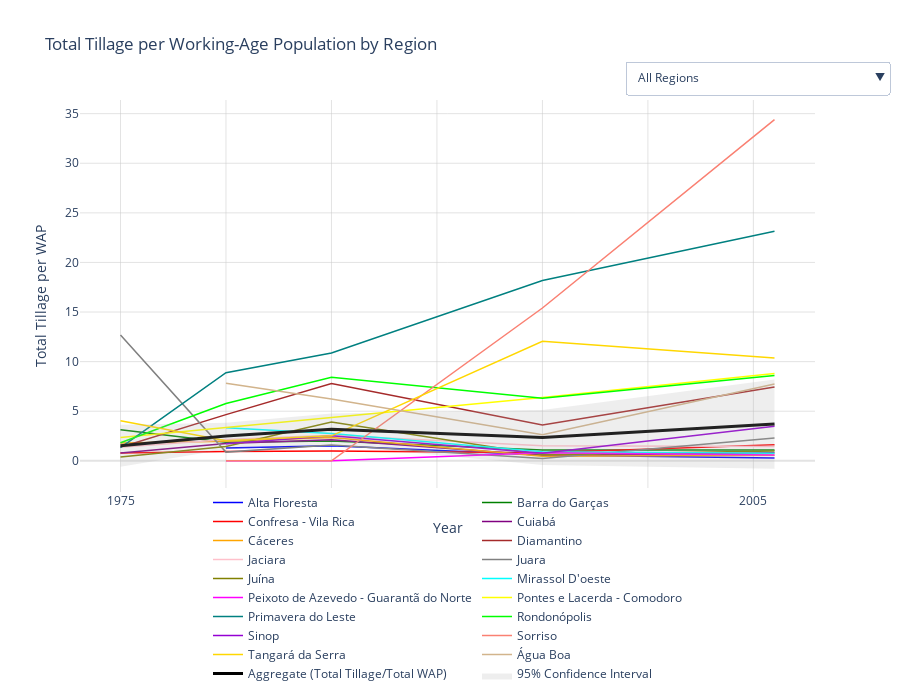

Notebook source saved alongside this figure:
### Code cell
import plotly.graph_objects as go
import numpy as np
from scipy import stats

# Calculate Tillage per PIA
grouped_df['Tillage_per_PIA'] = grouped_df['Total Tillage'] / grouped_df['PIA'].replace(0, np.nan)

# Calculate Aggregate
annual_totals = grouped_df.groupby('Ano').agg({
    'Total Tillage': 'sum',
    'PIA': 'sum'
}).reset_index()
annual_totals['Aggregate_Tillage_per_PIA'] = annual_totals['Total Tillage'] / annual_totals['PIA']

# Calculate confidence intervals
conf_intervals = []
for year in annual_totals['Ano']:
    year_data = grouped_df[grouped_df['Ano'] == year]['Tillage_per_PIA'].dropna()
    n = len(year_data)
    
    if n > 1:
        se = stats.sem(year_data)
        ci = se * stats.t.ppf((1 + 0.95) / 2, n-1)
    else:
        ci = np.mean([c for c in conf_intervals if not np.isnan(c)]) if conf_intervals else 0.2 * year_data.iloc[0] if not year_data.empty else 0
    conf_intervals.append(ci)

annual_totals['Confidence_Interval'] = conf_intervals

# Create interactive plot
fig = go.Figure()

# Store all traces
all_traces = []

# Add region traces (no markers)
for region in sorted(grouped_df['Região imediata'].unique()):
    region_data = grouped_df[grouped_df['Região imediata'] == region].dropna(subset=['Tillage_per_PIA'])
    color, _ = region_styles.get(region, ('gray', 'circle'))
    
    trace = go.Scatter(
        x=region_data['Ano'],
        y=region_data['Tillage_per_PIA'],
        mode='lines',
        name=region,
        line=dict(color=color, width=1.5),
        hovertemplate='<b>%{text}</b><br>Year: %{x}<br>Tillage/WAP: %{y:.2f}<extra></extra>',
        text=[region]*len(region_data),
        visible=True
    )
    all_traces.append(trace)

# Add aggregate trace
aggregate_trace = go.Scatter(
    x=annual_totals['Ano'],
    y=annual_totals['Aggregate_Tillage_per_PIA'],
    mode='lines',
    name='Aggregate (Total Tillage/Total WAP)',
    line=dict(color='black', width=3),
    hovertemplate='<b>Aggregate</b><br>Year: %{x}<br>Tillage/WAP: %{y:.2f}<extra></extra>',
    visible=True
)
all_traces.append(aggregate_trace)

# Add confidence interval
confidence_trace = go.Scatter(
    x=annual_totals['Ano'].tolist() + annual_totals['Ano'].tolist()[::-1],
    y=(annual_totals['Aggregate_Tillage_per_PIA'] + annual_totals['Confidence_Interval']).tolist() + 
      (annual_totals['Aggregate_Tillage_per_PIA'] - annual_totals['Confidence_Interval']).tolist()[::-1],
    fill='toself',
    fillcolor='rgba(169,169,169,0.2)',
    line=dict(color='rgba(255,255,255,0)'),
    hoverinfo='skip',
    name='95% Confidence Interval',
    visible=True
)
all_traces.append(confidence_trace)

# Add traces to figure
for trace in all_traces:
    fig.add_trace(trace)

# Create dropdown menu
dropdown_options = [
    {'label': 'All Regions', 'method': 'update', 'args': [{'visible': [True]*len(all_traces)}]},
    {'label': 'Aggregate Only', 'method': 'update', 
     'args': [{'visible': [False]*(len(all_traces)-2) + [True, True]}]}
]

for i, region in enumerate(sorted(grouped_df['Região imediata'].unique())):
    visibility = [False]*len(all_traces)
    visibility[i] = True
    visibility[-2] = True
    visibility[-1] = True
    dropdown_options.append(
        {'label': region, 'method': 'update', 'args': [{'visible': visibility}]}
    )

# Customize layout
fig.update_layout(
    title='Total Tillage per Working-Age Population by Region',
    xaxis=dict(
        title='Year',
        showgrid=True,
        gridcolor='rgba(200,200,200,0.5)',
        gridwidth=1,
        zerolinecolor='rgba(200,200,200,0.5)'
    ),
    yaxis=dict(
        title='Total Tillage per WAP',
        showgrid=True,
        gridcolor='rgba(200,200,200,0.5)',
        gridwidth=1,
        zerolinecolor='rgba(200,200,200,0.5)'
    ),
    hovermode='closest',
    plot_bgcolor='white',
    paper_bgcolor='white',
    legend=dict(
        orientation='h',
        yanchor='bottom',
        y=-0.5,
        xanchor='center',
        x=0.5
    ),
    height=700,
    margin=dict(b=200),
    updatemenus=[{
        'buttons': dropdown_options,
        'direction': 'down',
        'showactive': True,
        'x': 1.1,
        'xanchor': 'right',
        'y': 1.1,
        'yanchor': 'top',
        'bgcolor': 'white'
    }]
)

# Save and show
save_path = r"C:\Users\daves\OneDrive\Pessoal\Acadêmico\Mestrado\Dissertação - Execução\Dissertação\Quadros e gráficos\Tillage_per_PIA_interactive.html"
fig.write_html(save_path)
fig.show()

# Print CI values
print("\nConfidence Interval Values:")
for i, row in annual_totals.iterrows():
    print(f"Year {int(row['Ano'])}: CI = {row['Confidence_Interval']:.4f}, Aggregate = {row['Aggregate_Tillage_per_PIA']:.4f}")
print(f"\nPlot saved to: {save_path}")

### Figure 1 — Plotly figure (JSON) as saved in the notebook; plotly's stock layout.template omitted (floating-point values rounded to 4 significant figures)
{"data": [{"hovertemplate": "<b>%{text}</b><br>Year: %{x}<br>Tillage/WAP: %{y:.2f}<extra></extra>", "line": {"color": "blue", "width": 1.5}, "mode": "lines", "name": "Alta Floresta", "text": ["Alta Floresta", "Alta Floresta", "Alta Floresta", "Alta Floresta"], "type": "scatter", "visible": true, "x": [1980, 1985, 1995, 2006], "y": [1.289, 1.511, 0.5919, 0.2956]}, {"hovertemplate": "<b>%{text}</b><br>Year: %{x}<br>Tillage/WAP: %{y:.2f}<extra></extra>", "line": {"color": "green", "width": 1.5}, "mode": "lines", "name": "Barra do Garças", "text": ["Barra do Garças", "Barra do Garças", "Barra do Garças", "Barra do Garças", "Barra do Garças"], "type": "scatter", "visible": true, "x": [1975, 1980, 1985, 1995, 2006], "y": [3.137, 1.88, 2.008, 1.087, 1.093]}, {"hovertemplate": "<b>%{text}</b><br>Year: %{x}<br>Tillage/WAP: %{y:.2f}<extra></extra>", "line": {"color": "red", "width": 1.5}, "mode": "lines", "name": "Confresa - Vila Rica", "text": ["Confresa - Vila Rica", "Confresa - Vila Rica", "Confresa - Vila Rica", "Confresa - Vila Rica", "Confresa - Vila Rica"], "type": "scatter", "visible": true, "x": [1975, 1980, 1985, 1995, 2006], "y": [0.7968, 0.9427, 0.9886, 0.8104, 1.62]}, {"hovertemplate": "<b>%{text}</b><br>Year: %{x}<br>Tillage/WAP: %{y:.2f}<extra></extra>", "line": {"color": "purple", "width": 1.5}, "mode": "lines", "name": "Cuiabá", "text": ["Cuiabá", "Cuiabá", "Cuiabá", "Cuiabá", "Cuiabá"], "type": "scatter", "visible": true, "x": [1975, 1980, 1985, 1995, 2006], "y": [0.7853, 1.738, 2.122, 0.5477, 0.8067]}, {"hovertemplate": "<b>%{text}</b><br>Year: %{x}<br>Tillage/WAP: %{y:.2f}<extra></extra>", "line": {"color": "orange", "width": 1.5}, "mode": "lines", "name": "Cáceres", "text": ["Cáceres", "Cáceres", "Cáceres", "Cáceres", "Cáceres"], "type": "scatter", "visible": true, "x": [1975, 1980, 1985, 1995, 2006], "y": [1.807, 1.962, 2.342, 0.4499, 0.5536]}, {"hovertemplate": "<b>%{text}</b><br>Year: %{x}<br>Tillage/WAP: %{y:.2f}<extra></extra>", "line": {"color": "brown", "width": 1.5}, "mode": "lines", "name": "Diamantino", "text": ["Diamantino", "Diamantino", "Diamantino", "Diamantino", "Diamantino"], "type": "scatter", "visible": true, "x": [1975, 1980, 1985, 1995, 2006], "y": [1.372, 4.661, 7.793, 3.622, 7.449]}, {"hovertemplate": "<b>%{text}</b><br>Year: %{x}<br>Tillage/WAP: %{y:.2f}<extra></extra>", "line": {"color": "pink", "width": 1.5}, "mode": "lines", "name": "Jaciara", "text": ["Jaciara", "Jaciara", "Jaciara", "Jaciara", "Jaciara"], "type": "scatter", "visible": true, "x": [1975, 1980, 1985, 1995, 2006], "y": [1.38, 2.138, 2.575, 1.512, 1.439]}, {"hovertemplate": "<b>%{text}</b><br>Year: %{x}<br>Tillage/WAP: %{y:.2f}<extra></extra>", "line": {"color": "gray", "width": 1.5}, "mode": "lines", "name": "Juara", "text": ["Juara", "Juara", "Juara", "Juara", "Juara"], "type": "scatter", "visible": true, "x": [1975, 1980, 1985, 1995, 2006], "y": [12.69, 0.879, 1.587, 0.2447, 2.309]}, {"hovertemplate": "<b>%{text}</b><br>Year: %{x}<br>Tillage/WAP: %{y:.2f}<extra></extra>", "line": {"color": "olive", "width": 1.5}, "mode": "lines", "name": "Juína", "text": ["Juína", "Juína", "Juína", "Juína", "Juína"], "type": "scatter", "visible": true, "x": [1975, 1980, 1985, 1995, 2006], "y": [0.3897, 1.442, 3.923, 0.6118, 0.9817]}, {"hovertemplate": "<b>%{text}</b><br>Year: %{x}<br>Tillage/WAP: %{y:.2f}<extra></extra>", "line": {"color": "cyan", "width": 1.5}, "mode": "lines", "name": "Mirassol D'oeste", "text": ["Mirassol D'oeste", "Mirassol D'oeste", "Mirassol D'oeste", "Mirassol D'oeste"], "type": "scatter", "visible": true, "x": [1980, 1985, 1995, 2006], "y": [3.326, 2.748, 0.9179, 0.7731]}, {"hovertemplate": "<b>%{text}</b><br>Year: %{x}<br>Tillage/WAP: %{y:.2f}<extra></extra>", "line": {"color": "magenta", "width": 1.5}, "mode": "lines", "name": "Peixoto de Azevedo - Guarantã do Norte", "text": ["Peixoto de Azevedo - Guarantã do Norte", "Peixoto de Azevedo - Guarantã do Norte", "Peixoto de Azevedo - Guarantã do Norte", "Peixoto de Azevedo - Guarantã do Norte"], "type": "scatter", "visible": true, "x": [1980, 1985, 1995, 2006], "y": [0.0, 0.0, 0.8207, 0.5797]}, {"hovertemplate": "<b>%{text}</b><br>Year: %{x}<br>Tillage/WAP: %{y:.2f}<extra></extra>", "line": {"color": "yellow", "width": 1.5}, "mode": "lines", "name": "Pontes e Lacerda - Comodoro", "text": ["Pontes e Lacerda - Comodoro", "Pontes e Lacerda - Comodoro", "Pontes e Lacerda - Comodoro"], "type": "scatter", "visible": true, "x": [1975, 1995, 2006], "y": [2.342, 6.378, 8.803]}, {"hovertemplate": "<b>%{text}</b><br>Year: %{x}<br>Tillage/WAP: %{y:.2f}<extra></extra>", "line": {"color": "teal", "width": 1.5}, "mode": "lines", "name": "Primavera do Leste", "text": ["Primavera do Leste", "Primavera do Leste", "Primavera do Leste", "Primavera do Leste", "Primavera do Leste"], "type": "scatter", "visible": true, "x": [1975, 1980, 1985, 1995, 2006], "y": [1.332, 8.891, 10.87, 18.17, 23.13]}, {"hovertemplate": "<b>%{text}</b><br>Year: %{x}<br>Tillage/WAP: %{y:.2f}<extra></extra>", "line": {"color": "lime", "width": 1.5}, "mode": "lines", "name": "Rondonópolis", "text": ["Rondonópolis", "Rondonópolis", "Rondonópolis", "Rondonópolis", "Rondonópolis"], "type": "scatter", "visible": true, "x": [1975, 1980, 1985, 1995, 2006], "y": [1.827, 5.786, 8.426, 6.313, 8.608]}, {"hovertemplate": "<b>%{text}</b><br>Year: %{x}<br>Tillage/WAP: %{y:.2f}<extra></extra>", "line": {"color": "darkviolet", "width": 1.5}, "mode": "lines", "name": "Sinop", "text": ["Sinop", "Sinop", "Sinop", "Sinop"], "type": "scatter", "visible": true, "x": [1980, 1985, 1995, 2006], "y": [1.726, 2.529, 0.7574, 3.477]}, {"hovertemplate": "<b>%{text}</b><br>Year: %{x}<br>Tillage/WAP: %{y:.2f}<extra></extra>", "line": {"color": "salmon", "width": 1.5}, "mode": "lines", "name": "Sorriso", "text": ["Sorriso", "Sorriso", "Sorriso", "Sorriso"], "type": "scatter", "visible": true, "x": [1980, 1985, 1995, 2006], "y": [0.0, 0.0, 15.41, 34.4]}, {"hovertemplate": "<b>%{text}</b><br>Year: %{x}<br>Tillage/WAP: %{y:.2f}<extra></extra>", "line": {"color": "gold", "width": 1.5}, "mode": "lines", "name": "Tangará da Serra", "text": ["Tangará da Serra", "Tangará da Serra", "Tangará da Serra", "Tangará da Serra", "Tangará da Serra"], "type": "scatter", "visible": true, "x": [1975, 1980, 1985, 1995, 2006], "y": [4.032, 2.036, 2.52, 12.04, 10.37]}, {"hovertemplate": "<b>%{text}</b><br>Year: %{x}<br>Tillage/WAP: %{y:.2f}<extra></extra>", "line": {"color": "tan", "width": 1.5}, "mode": "lines", "name": "Água Boa", "text": ["Água Boa", "Água Boa", "Água Boa", "Água Boa"], "type": "scatter", "visible": true, "x": [1980, 1985, 1995, 2006], "y": [7.825, 6.222, 2.623, 7.742]}, {"hovertemplate": "<b>Aggregate</b><br>Year: %{x}<br>Tillage/WAP: %{y:.2f}<extra></extra>", "line": {"color": "black", "width": 3}, "mode": "lines", "name": "Aggregate (Total Tillage/Total WAP)", "type": "scatter", "visible": true, "x": [1975, 1980, 1985, 1995, 2006], "y": [1.524, 2.504, 3.18, 2.355, 3.711]}, {"fill": "toself", "fillcolor": "rgba(169,169,169,0.2)", "hoverinfo": "skip", "line": {"color": "rgba(255,255,255,0)"}, "name": "95% Confidence Interval", "type": "scatter", "visible": true, "x": [1975, 1980, 1985, 1995, 2006, 2006, 1995, 1985, 1980, 1975], "y": [3.635, 3.832, 4.763, 5.119, 8.211, -0.7888, -0.4097, 1.597, 1.176, -0.5874]}], "layout": {"height": 700, "hovermode": "closest", "legend": {"orientation": "h", "x": 0.5, "xanchor": "center", "y": -0.5, "yanchor": "bottom"}, "margin": {"b": 200}, "paper_bgcolor": "white", "plot_bgcolor": "white", "title": {"text": "Total Tillage per Working-Age Population by Region"}, "updatemenus": [{"bgcolor": "white", "buttons": [{"args": [{"visible": [true, true, true, true, true, true, true, true, true, true, true, true, true, true, true, true, true, true, true, true]}], "label": "All Regions", "method": "update"}, {"args": [{"visible": [false, false, false, false, false, false, false, false, false, false, false, false, false, false, false, false, false, false, true, true]}], "label": "Aggregate Only", "method": "update"}, {"args": [{"visible": [true, false, false, false, false, false, false, false, false, false, false, false, false, false, false, false, false, false, true, true]}], "label": "Alta Floresta", "method": "update"}, {"args": [{"visible": [false, true, false, false, false, false, false, false, false, false, false, false, false, false, false, false, false, false, true, true]}], "label": "Barra do Garças", "method": "update"}, {"args": [{"visible": [false, false, true, false, false, false, false, false, false, false, false, false, false, false, false, false, false, false, true, true]}], "label": "Confresa - Vila Rica", "method": "update"}, {"args": [{"visible": [false, false, false, true, false, false, false, false, false, false, false, false, false, false, false, false, false, false, true, true]}], "label": "Cuiabá", "method": "update"}, {"args": [{"visible": [false, false, false, false, true, false, false, false, false, false, false, false, false, false, false, false, false, false, true, true]}], "label": "Cáceres", "method": "update"}, {"args": [{"visible": [false, false, false, false, false, true, false, false, false, false, false, false, false, false, false, false, false, false, true, true]}], "label": "Diamantino", "method": "update"}, {"args": [{"visible": [false, false, false, false, false, false, true, false, false, false, false, false, false, false, false, false, false, false, true, true]}], "label": "Jaciara", "method": "update"}, {"args": [{"visible": [false, false, false, false, false, false, false, true, false, false, false, false, false, false, false, false, false, false, true, true]}], "label": "Juara", "method": "update"}, {"args": [{"visible": [false, false, false, false, false, false, false, false, true, false, false, false, false, false, false, false, false, false, true, true]}], "label": "Juína", "method": "update"}, {"args": [{"visible": [false, false, false, false, false, false, false, false, false, true, false, false, false, false, false, false, false, false, true, true]}], "label": "Mirassol D'oeste", "method": "update"}, {"args": [{"visible": [false, false, false, false, false, false, false, false, false, false, true, false, false, false, false, false, false, false, true, true]}], "label": "Peixoto de Azevedo - Guarantã do Norte", "method": "update"}, {"args": [{"visible": [false, false, false, false, false, false, false, false, false, false, false, true, false, false, false, false, false, false, true, true]}], "label": "Pontes e Lacerda - Comodoro", "method": "update"}, {"args": [{"visible": [false, false, false, false, false, false, false, false, false, false, false, false, true, false, false, false, false, false, true, true]}], "label": "Primavera do Leste", "method": "update"}, {"args": [{"visible": [false, false, false, false, false, false, false, false, false, false, false, false, false, true, false, false, false, false, true, true]}], "label": "Rondonópolis", "method": "update"}, {"args": [{"visible": [false, false, false, false, false, false, false, false, false, false, false, false, false, false, true, false, false, false, true, true]}], "label": "Sinop", "method": "update"}, {"args": [{"visible": [false, false, false, false, false, false, false, false, false, false, false, false, false, false, false, true, false, false, true, true]}], "label": "Sorriso", "method": "update"}, {"args": [{"visible": [false, false, false, false, false, false, false, false, false, false, false, false, false, false, false, false, true, false, true, true]}], "label": "Tangará da Serra", "method": "update"}, {"args": [{"visible": [false, false, false, false, false, false, false, false, false, false, false, false, false, false, false, false, false, true, true, true]}], "label": "Água Boa", "method": "update"}], "direction": "down", "showactive": true, "x": 1.1, "xanchor": "right", "y": 1.1, "yanchor": "top"}], "xaxis": {"gridcolor": "rgba(200,200,200,0.5)", "gridwidth": 1, "showgrid": true, "title": {"text": "Year"}, "zerolinecolor": "rgba(200,200,200,0.5)"}, "yaxis": {"gridcolor": "rgba(200,200,200,0.5)", "gridwidth": 1, "showgrid": true, "title": {"text": "Total Tillage per WAP"}, "zerolinecolor": "rgba(200,200,200,0.5)"}}}
